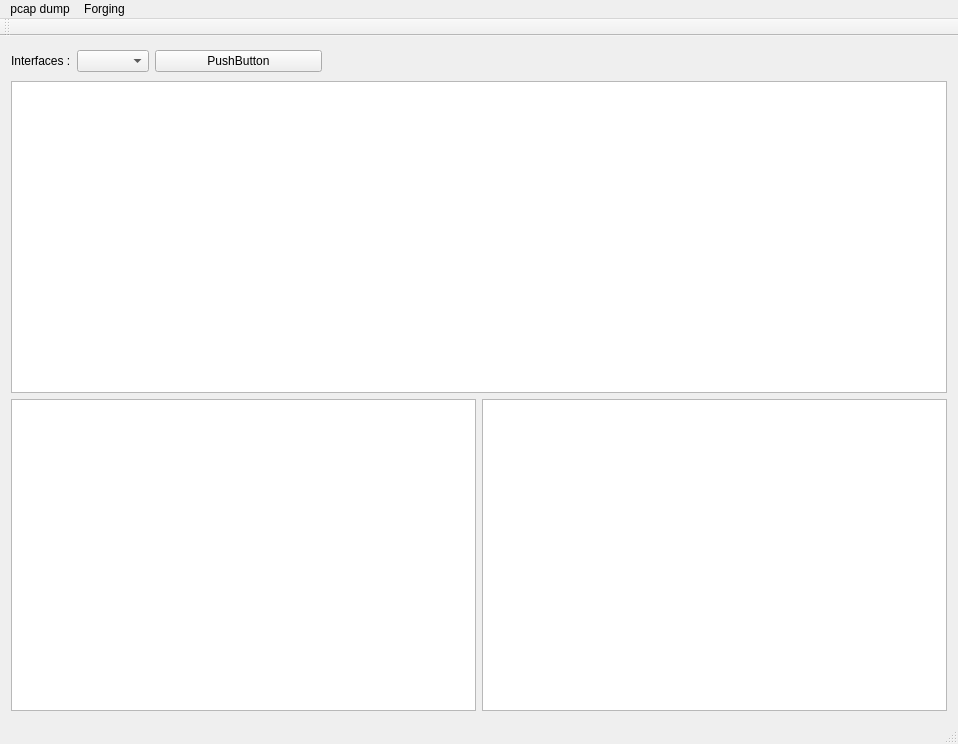
<?xml version="1.0" encoding="UTF-8"?>
<ui version="4.0">
 <class>MainWindow</class>
 <widget class="QMainWindow" name="MainWindow">
  <property name="enabled">
   <bool>true</bool>
  </property>
  <property name="geometry">
   <rect>
    <x>0</x>
    <y>0</y>
    <width>958</width>
    <height>744</height>
   </rect>
  </property>
  <property name="windowTitle">
   <string>Network Security Project 1</string>
  </property>
  <property name="autoFillBackground">
   <bool>true</bool>
  </property>
  <property name="dockOptions">
   <set>QMainWindow::AllowTabbedDocks|QMainWindow::AnimatedDocks|QMainWindow::ForceTabbedDocks</set>
  </property>
  <widget class="QWidget" name="centralWidget">
   <property name="enabled">
    <bool>true</bool>
   </property>
   <property name="autoFillBackground">
    <bool>true</bool>
   </property>
   <layout class="QVBoxLayout" name="verticalLayout_3">
    <item>
     <layout class="QVBoxLayout" name="verticalLayout" stretch="0,0,0">
      <property name="sizeConstraint">
       <enum>QLayout::SetMaximumSize</enum>
      </property>
      <item>
       <layout class="QHBoxLayout" name="horizontalLayout" stretch="0,0,1,2">
        <property name="sizeConstraint">
         <enum>QLayout::SetFixedSize</enum>
        </property>
        <property name="rightMargin">
         <number>100</number>
        </property>
        <item>
         <widget class="QLabel" name="labelInterface">
          <property name="text">
           <string>Interfaces :</string>
          </property>
         </widget>
        </item>
        <item>
         <widget class="QComboBox" name="comboBoxInterfaces"/>
        </item>
        <item>
         <widget class="QPushButton" name="pushButtonStartStop">
          <property name="maximumSize">
           <size>
            <width>167</width>
            <height>16777215</height>
           </size>
          </property>
          <property name="text">
           <string>PushButton</string>
          </property>
         </widget>
        </item>
        <item>
         <widget class="QLabel" name="label">
          <property name="text">
           <string>&lt;html&gt;&lt;head/&gt;&lt;body&gt;&lt;p&gt;&lt;br/&gt;&lt;/p&gt;&lt;/body&gt;&lt;/html&gt;</string>
          </property>
         </widget>
        </item>
       </layout>
      </item>
      <item>
       <layout class="QVBoxLayout" name="verticalLayout_2">
        <item>
         <widget class="QTableWidget" name="tableWidget">
          <property name="sizePolicy">
           <sizepolicy hsizetype="Expanding" vsizetype="Expanding">
            <horstretch>0</horstretch>
            <verstretch>0</verstretch>
           </sizepolicy>
          </property>
          <property name="maximumSize">
           <size>
            <width>4000</width>
            <height>4000</height>
           </size>
          </property>
          <property name="layoutDirection">
           <enum>Qt::LeftToRight</enum>
          </property>
          <property name="autoFillBackground">
           <bool>false</bool>
          </property>
          <property name="selectionMode">
           <enum>QAbstractItemView::SingleSelection</enum>
          </property>
          <property name="selectionBehavior">
           <enum>QAbstractItemView::SelectRows</enum>
          </property>
          <property name="wordWrap">
           <bool>false</bool>
          </property>
          <attribute name="horizontalHeaderVisible">
           <bool>false</bool>
          </attribute>
          <attribute name="horizontalHeaderCascadingSectionResizes">
           <bool>true</bool>
          </attribute>
          <attribute name="horizontalHeaderStretchLastSection">
           <bool>true</bool>
          </attribute>
          <attribute name="verticalHeaderVisible">
           <bool>false</bool>
          </attribute>
          <attribute name="verticalHeaderCascadingSectionResizes">
           <bool>true</bool>
          </attribute>
          <column>
           <property name="text">
            <string>N°</string>
           </property>
           <property name="textAlignment">
            <set>AlignHCenter|AlignVCenter|AlignCenter</set>
           </property>
          </column>
          <column>
           <property name="text">
            <string>Source</string>
           </property>
          </column>
          <column>
           <property name="text">
            <string>Destination</string>
           </property>
          </column>
          <column>
           <property name="text">
            <string>Protocol</string>
           </property>
          </column>
          <column>
           <property name="text">
            <string>Info</string>
           </property>
          </column>
         </widget>
        </item>
       </layout>
      </item>
      <item>
       <layout class="QHBoxLayout" name="horizontalLayout_2" stretch="0,0">
        <property name="sizeConstraint">
         <enum>QLayout::SetNoConstraint</enum>
        </property>
        <item>
         <widget class="QTextEdit" name="textEditHexa"/>
        </item>
        <item>
         <widget class="QTextEdit" name="textEditChar"/>
        </item>
       </layout>
      </item>
     </layout>
    </item>
   </layout>
  </widget>
  <widget class="QMenuBar" name="menuBar">
   <property name="geometry">
    <rect>
     <x>0</x>
     <y>0</y>
     <width>958</width>
     <height>20</height>
    </rect>
   </property>
   <widget class="QMenu" name="menuPcap_dump">
    <property name="title">
     <string>pcap dump</string>
    </property>
    <addaction name="actionOpen_file"/>
    <addaction name="actionSave"/>
   </widget>
   <widget class="QMenu" name="menuForging">
    <property name="title">
     <string>Forging</string>
    </property>
    <addaction name="actionTCP"/>
    <addaction name="actionUDP"/>
    <addaction name="actionICMP"/>
    <addaction name="actionARP"/>
   </widget>
   <addaction name="menuPcap_dump"/>
   <addaction name="menuForging"/>
  </widget>
  <widget class="QToolBar" name="mainToolBar">
   <attribute name="toolBarArea">
    <enum>TopToolBarArea</enum>
   </attribute>
   <attribute name="toolBarBreak">
    <bool>false</bool>
   </attribute>
  </widget>
  <widget class="QStatusBar" name="statusBar"/>
  <action name="actionOpen_file">
   <property name="text">
    <string>Open</string>
   </property>
  </action>
  <action name="actionTCP">
   <property name="text">
    <string>TCP</string>
   </property>
  </action>
  <action name="actionUDP">
   <property name="text">
    <string>UDP</string>
   </property>
  </action>
  <action name="actionARP">
   <property name="text">
    <string>ARP</string>
   </property>
  </action>
  <action name="actionICMP">
   <property name="text">
    <string>ICMP</string>
   </property>
  </action>
  <action name="actionSave">
   <property name="text">
    <string>Save</string>
   </property>
  </action>
 </widget>
 <layoutdefault spacing="6" margin="11"/>
 <resources/>
 <connections/>
</ui>
